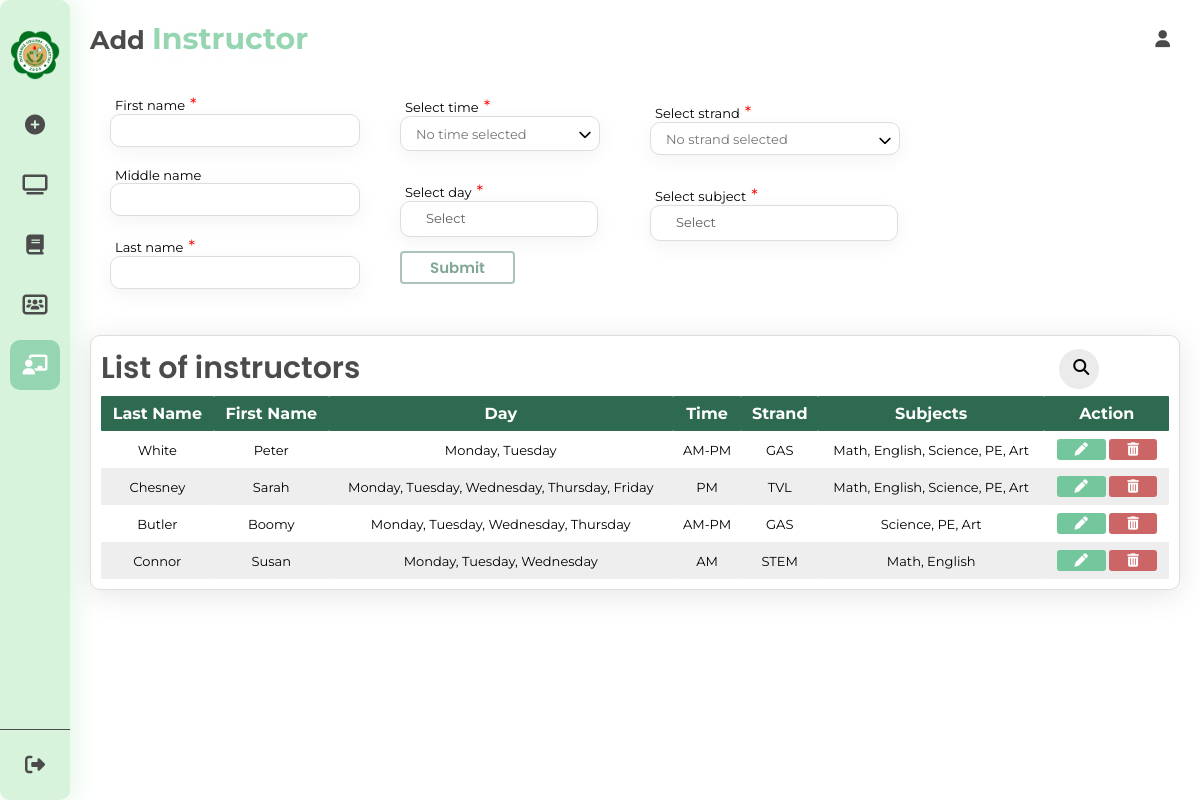
Page /teachers.php (signed in) on the committed database.
### tables this page shows
CREATE TABLE `teachers` (
  `id` int(11) NOT NULL,
  `first_name` varchar(50) NOT NULL,
  `middle_name` varchar(50) DEFAULT NULL,
  `last_name` varchar(50) NOT NULL,
  `day` varchar(50) DEFAULT NULL,
  `time` varchar(255) NOT NULL,
  `strand` enum('GAS','STEM','TVL','ICT','ABM') NOT NULL,
  `subject` varchar(255) NOT NULL
);

### teachers.php (the view, shortened to what this page needs)
<?php
include('connect.php');
?>
<!DOCTYPE html>
<html lang="en">
<head>
  <link rel="stylesheet" type="text/css" href="teacher.css?<?php echo time(); ?>" />
  <link rel="stylesheet" href="https://cdnjs.cloudflare.com/ajax/libs/font-awesome/6.5.1/css/all.min.css" />
</head>
<body>
  <div class="container">
    <nav>
      <div class="logo">
        <img src="./img/olivarez-college-tagaytay-logo.png" alt="oct logo">
      </div>
      <div class="public">
        <a href="./generate.php"><i class="fa-solid fa-circle-plus"></i><span>Create schedule</span></a>
        <a href="./dashboard.php"> <i class="fa-solid fa-tv"></i><span>Dashboard</span></a>
        <a href="./subject.php"><i class="fa-solid fa-book"></i><span>Subjects</span></a>
        <a href="./section.php"><i class="fa-solid fa-users-rectangle"></i><span>Sections</span></a>
        <a href="./teachers.php" class="active"><i class="fa-solid fa-chalkboard-user"></i> <span>Teachers</span></a>
      </div>
      <div class="admin">
        <a class="logout"><i class="fa-solid fa-right-from-bracket"></i><span>Logout</span></a>
      </div>
    </nav>
    <section class="main-content">
      <div class="main-logo">
        <h1>Add <span>Instructor</span></h1>
        <i class="fa-solid fa-user"></i>
      </div>
      <div class="inputs">
        <form action="add_teachers.php" method="post" onsubmit="return validateForm()">
          <div class="names">
            <div class="teacher-name">
              <span>First name<span style="color: red; font-size: 1.3em">*</span></span>
              <input required type="text" class="first-name input" autocomplete="off" name="first_name" />
            </div>
            <div class="teacher-name">
              <span>Middle name</span>
              <input type="text" class="middle-name input" autocomplete="off" name="middle_name" />
            </div>
            <div class="teacher-name">
              <span>Last name<span style="color: red; font-size: 1.3em">*</span></span>
              <input required type="text" class="last-name input" autocomplete="off" name="last_name" />
            </div>
          </div>
          <div class="day-time">
            <div class="dropdown-time">
              <span class="input-info">Select time<span style="color: red; font-size: 1.3em">*</span></span>
              <input required type="text" class="textbox-time input" placeholder="No time selected" readonly name="time" />
              <span class="icon-down"><i class="fa-solid fa-chevron-down"></i></span>
            </div>
            <div class="dropdown-day">
              <span class="input-info">Select day<span style="color: red; font-size: 1.3em;">*</span></span>
            </div>
            <div class="button-submit"><button href="add_teachers.php" class="btn-submit">Submit</button></div>
          </div>
          <div class="subject-strand">
            <div class="strand-list">
              <span class="input-info">Select strand<span style="color: red; font-size: 1.3em">*</span></span>
              <input type="text" name="strand" class="textbox-strands input" placeholder="No strand selected" readonly required />
              <span class="icon-down"><i class="fa-solid fa-chevron-down"></i></span>
            </div>
            <div class="subject-list">
              <span class="input-info">Select subject<span style="color: red; font-size: 1.3em">*</span></span>
            </div>
          </div>
      </div>
      <div class="teacher-table">
        <div class="table-header">
          <span>List of instructors</span>
          <div class="table-search">
            <form class="search-container">
              <input id="search-box" type="text" class="search-box" name="" />
              <label for="search-box"><i class="fa-solid fa-magnifying-glass search-icon"></i></label>
            </form>
          </div>
        </div>
        <div class="table-container">
          <table class="table">
            <thead>
              <tr>
                <th>Last Name</th>
                <th>First Name</th>
                <th>Day</th>
                <th>Time</th>
                <th>Strand</th>
                <th>Subjects</th>
                <th>Action</th>
              </tr>
            </thead>
            <tbody>
              <?php
              $query = "SELECT * FROM teachers ORDER BY id DESC";
              $result = $conn->query($query);
              if ($result->num_rows > 0) {
                while ($row = $result->fetch_assoc()) {
                  echo "<tr>";
                  echo "<td>" . $row['last_name'] . "</td>";
                  echo "<td>" . $row['first_name'] . "</td>";
                  echo "<td>" . $row['day'] . "</td>";
                  echo "<td>" . $row['time'] . "</td>";
                  echo "<td>" . $row['strand'] . "</td>";
                  echo "<td>" . $row['subject'] . "</td>";
                  echo "<td>
                    <a href='edit_page_teachers.php?id=" . $row['id'] . "'><button class='edit'><i class='fa-solid fa-pen'></i></button></a>
                    <a href='delete_teachers.php?id=" . $row['id'] . "'><button class='delete' type='submit' name='delete'><i class='fa-solid fa-trash-can'></i></button></a>
                    </td>";
                  echo "</tr>";
                }
              } else {
                echo "<tr><td colspan='7'>No teacher available</td></tr>";
              }
              ?>
            </tbody>
          </table>
        </div>
      </div>
    </section>
  </div>
</body>
</html>

### rows in the picture
teachers: last_name "White", first_name "Peter", day "Monday, Tuesday", time "AM-PM", strand "GAS", subject "Math, English, Science, PE, Art"
teachers: last_name "Chesney", first_name "Sarah", day "Monday, Tuesday, Wednesday, Thursday, Friday", time "PM", strand "TVL", subject "Math, English, Science, PE, Art"
teachers: last_name "Butler", first_name "Boomy", day "Monday, Tuesday, Wednesday, Thursday", time "AM-PM", strand "GAS", subject "Science, PE, Art"
teachers: last_name "Connor", first_name "Susan", day "Monday, Tuesday, Wednesday", time "AM", strand "STEM", subject "Math, English"
